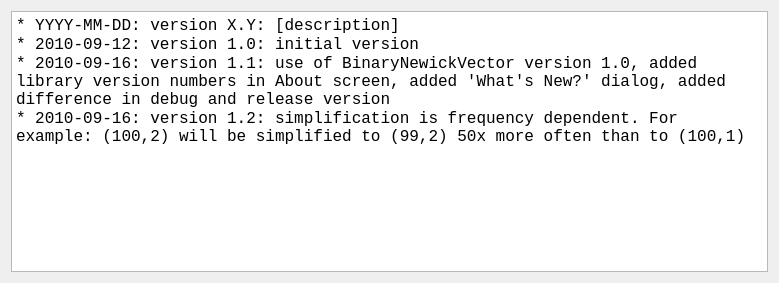
<?xml version="1.0" encoding="UTF-8"?>
<ui version="4.0">
 <class>DialogWhatsNew</class>
 <widget class="QDialog" name="DialogWhatsNew">
  <property name="geometry">
   <rect>
    <x>0</x>
    <y>0</y>
    <width>779</width>
    <height>283</height>
   </rect>
  </property>
  <property name="font">
   <font>
    <family>Courier New</family>
    <pointsize>12</pointsize>
   </font>
  </property>
  <property name="windowTitle">
   <string>What's new?</string>
  </property>
  <property name="windowIcon">
   <iconset resource="ToolSimplifyNewick.qrc">
    <normaloff>:/images/R.png</normaloff>:/images/R.png</iconset>
  </property>
  <layout class="QGridLayout" name="gridLayout">
   <item row="0" column="0">
    <widget class="QPlainTextEdit" name="text">
     <property name="readOnly">
      <bool>true</bool>
     </property>
     <property name="plainText">
      <string>* YYYY-MM-DD: version X.Y: [description]
* 2010-09-12: version 1.0: initial version
* 2010-09-16: version 1.1: use of BinaryNewickVector version 1.0, added library version numbers in About screen, added 'What's New?' dialog, added difference in debug and release version
* 2010-09-16: version 1.2: simplification is frequency dependent. For example: (100,2) will be simplified to (99,2) 50x more often than to (100,1)</string>
     </property>
    </widget>
   </item>
  </layout>
 </widget>
 <resources>
  <include location="ToolSimplifyNewick.qrc"/>
 </resources>
 <connections/>
</ui>
